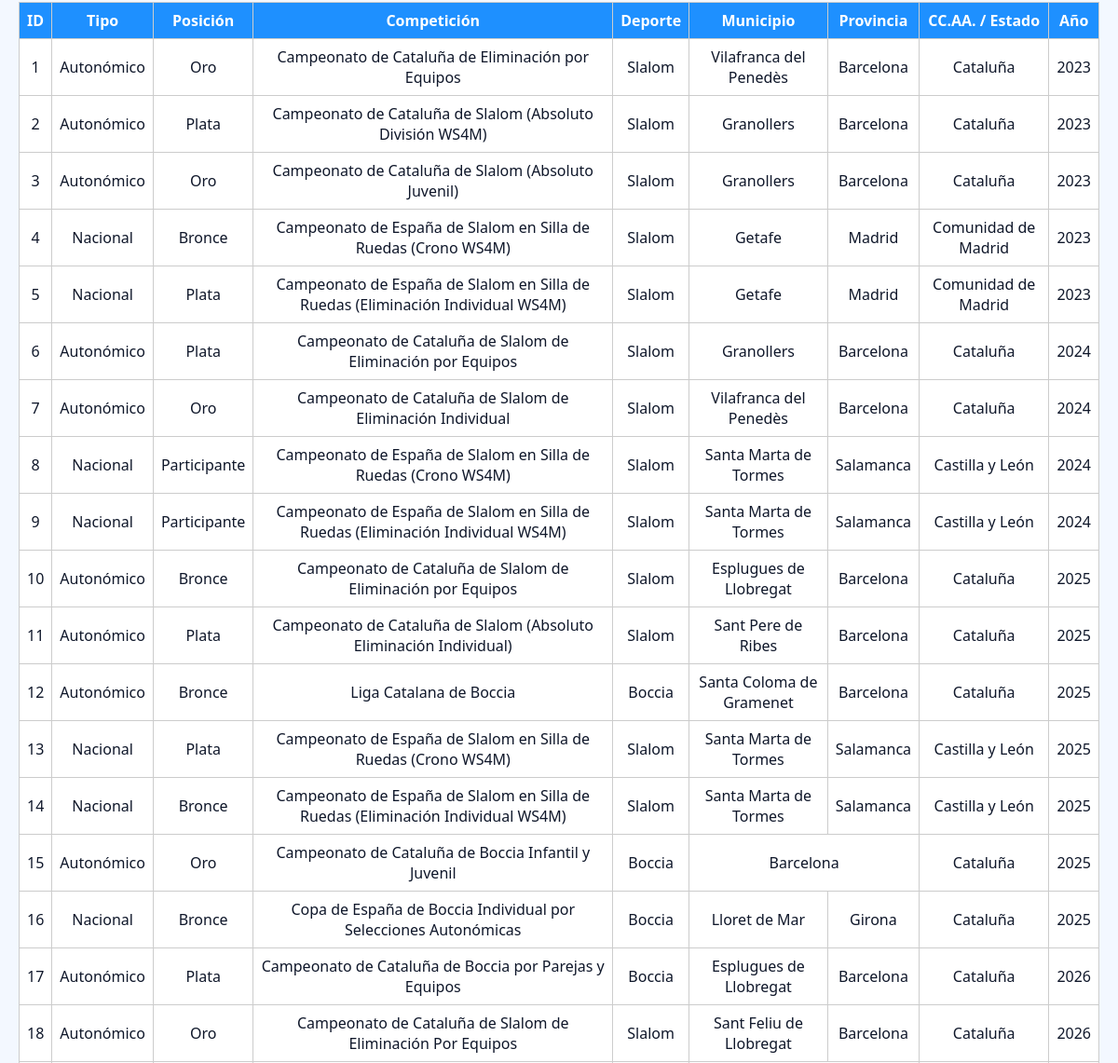
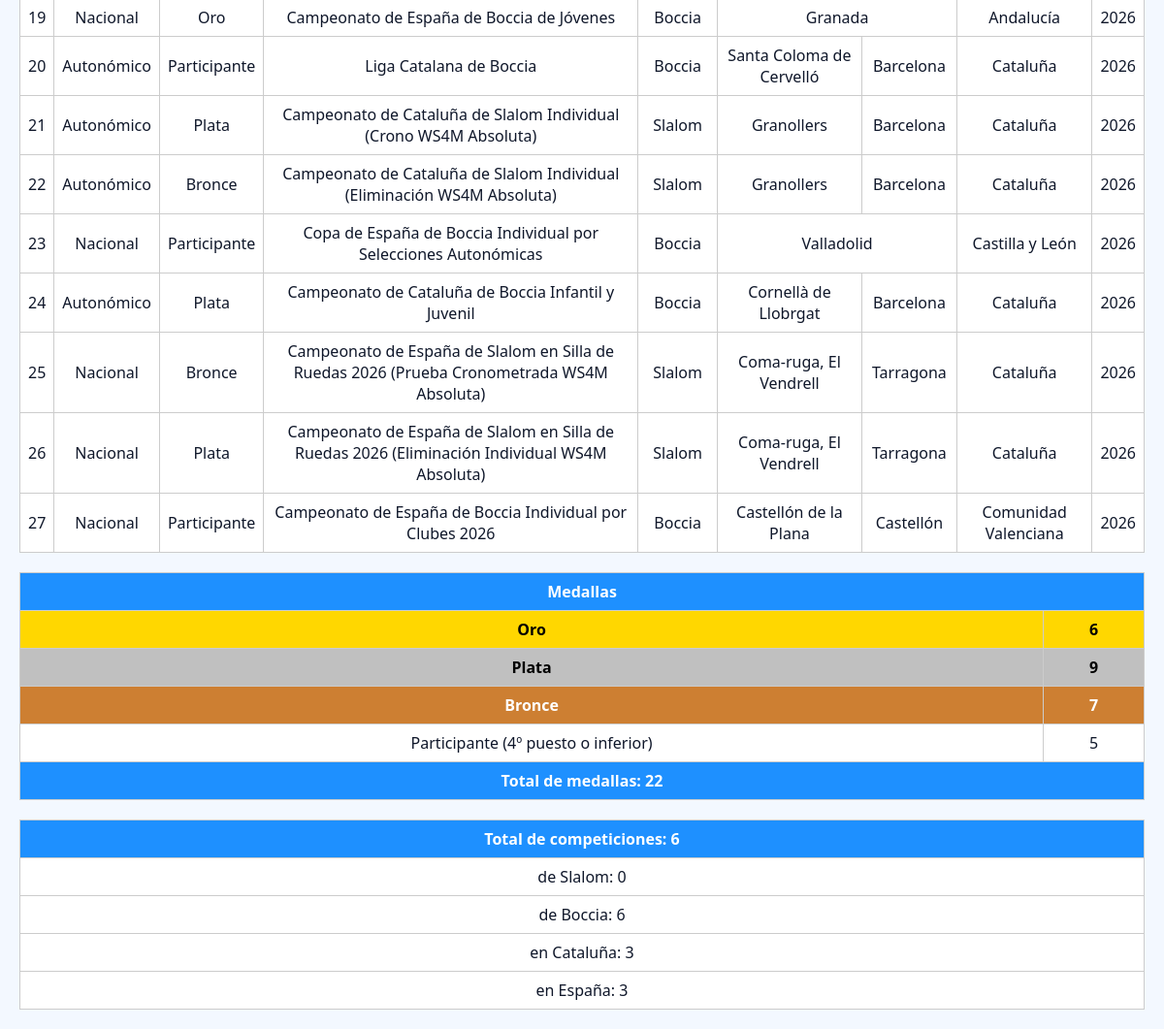
/medallero.php (lower part), run on an earlier commit of the app's database (2 pictures, top to bottom).
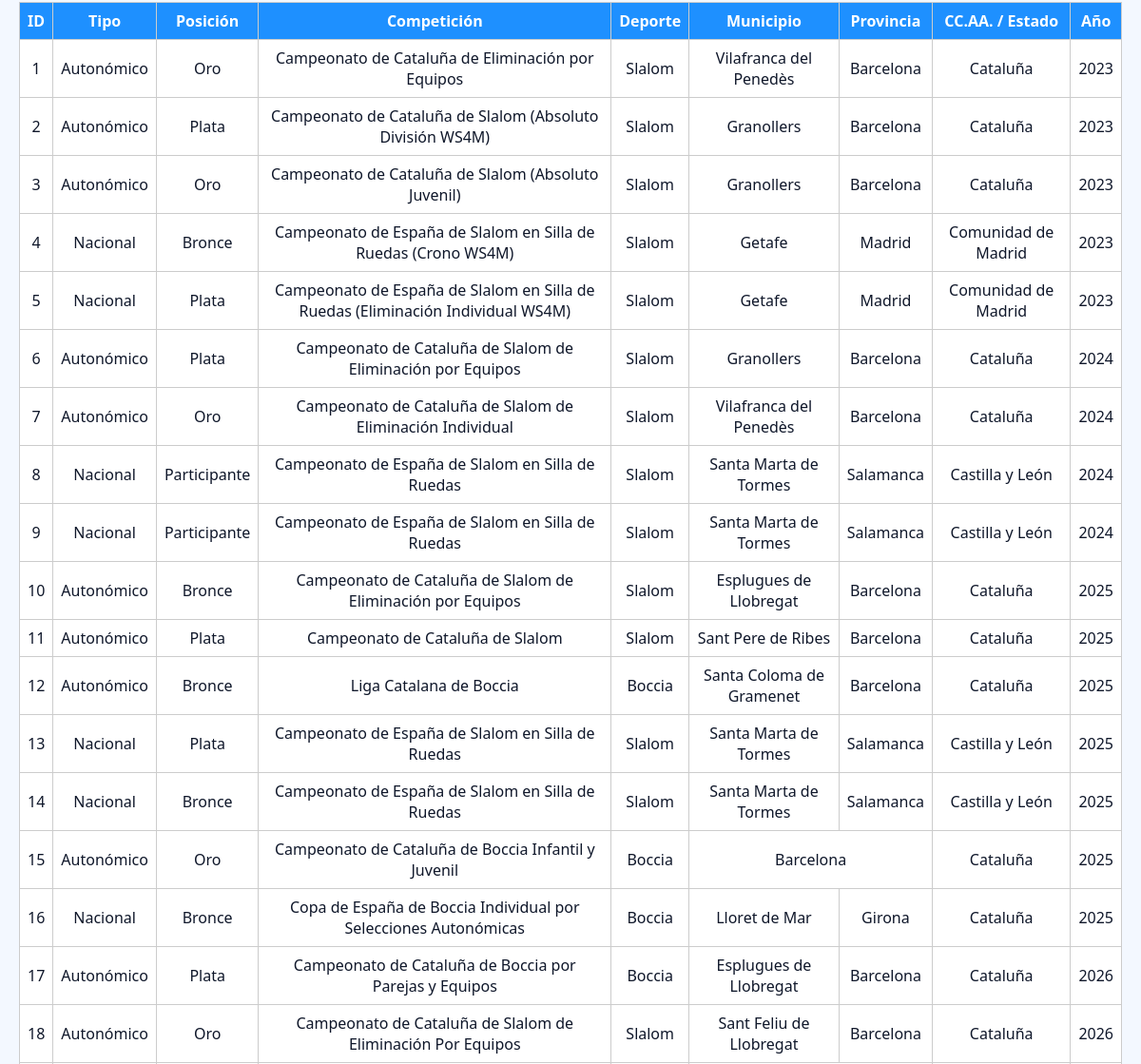
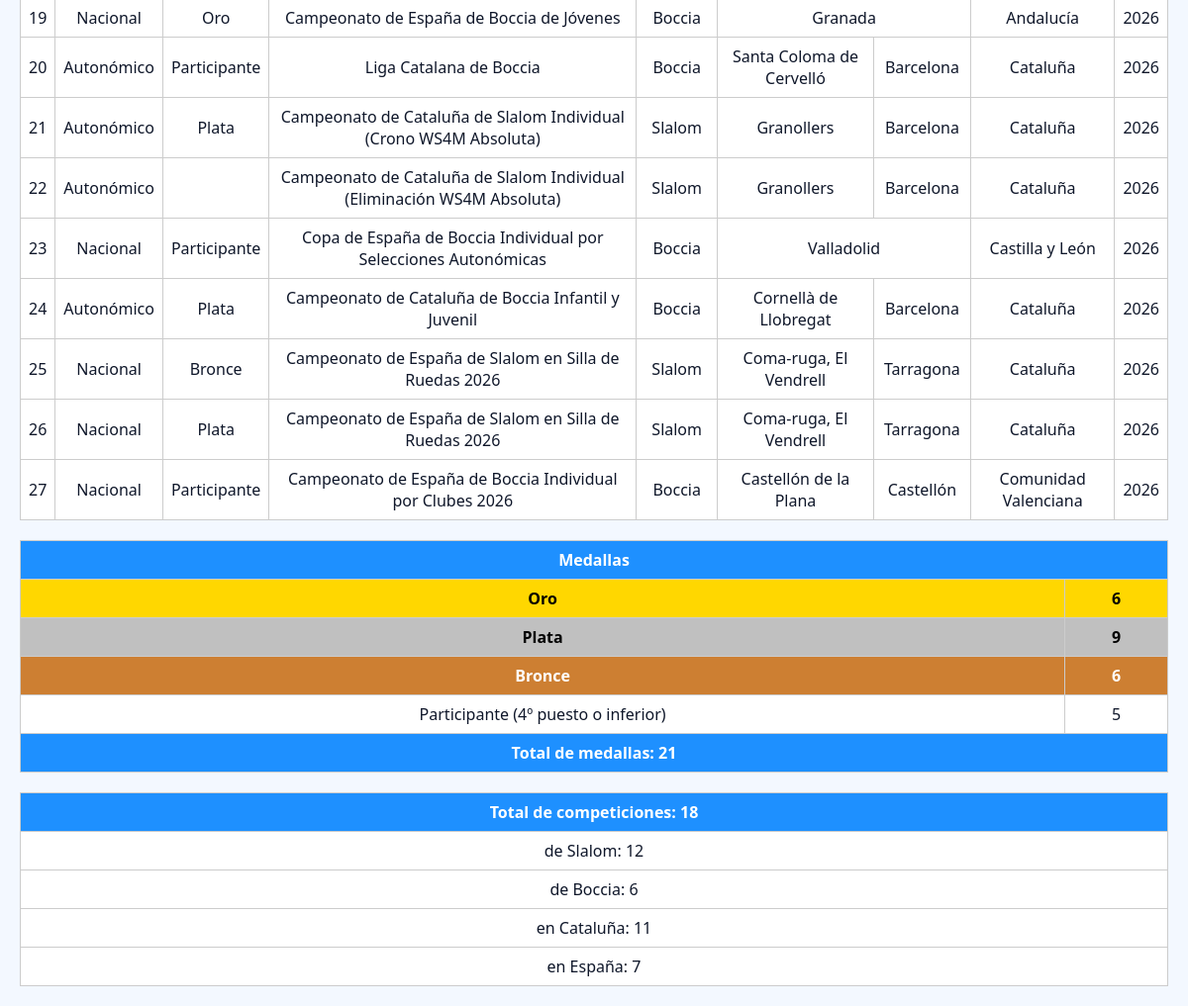
And on a later commit of the database (2 pictures, top to bottom).
### tables this page shows
CREATE TABLE medallas (
    id INT AUTO_INCREMENT PRIMARY KEY,
    tipo ENUM('Autonómico', 'Nacional', 'Internacional'),
    competicion VARCHAR(255),
    deporte VARCHAR(100),
    posicion ENUM('Oro', 'Plata', 'Bronce', 'Participante'),
    division VARCHAR(100) NULL,
    lugar VARCHAR(100),
    provincia VARCHAR(100),
    comunidad VARCHAR(100),
    pais VARCHAR(100),
    year YEAR
);

### funciones.php (called while the page is built, shortened)
<?php
function iconoMedalla($posicion)
{
    switch ($posicion) {
        default:
            return ucfirst($posicion);
    }
}
?>

### medallero.php (the view, shortened to what the changed rows need)
<?php include 'conexion.php';
include 'funciones.php'; ?>
<!DOCTYPE html>
<html>
<head>
    <link rel="stylesheet" href="css/index.css">
</head>
<body>
    <?php
    $where = " WHERE 1=1";
    $whereCompeticionesSlalom = " WHERE 1=1";
    $whereCompeticionesBoccia = " WHERE deporte = 'Boccia'";
    $sql = "SELECT * FROM medallas" . $where;
    $sqlResumen = "SELECT
        SUM(posicion = 'oro') AS oro,
        SUM(posicion = 'plata') AS plata,
        SUM(posicion = 'bronce') AS bronce,
        SUM(posicion IN ('participante')) AS total_participantes,
        SUM(posicion IN ('oro', 'plata', 'bronce')) AS total_medallas,
        (SELECT COUNT(DISTINCT competicion) FROM competiciones_slalom" . $whereCompeticionesSlalom . ") AS total_slalom,
        (SELECT COUNT(DISTINCT competicion) FROM medallas" . $whereCompeticionesBoccia . ") AS total_boccia,
        (SELECT COUNT(DISTINCT competicion) FROM competiciones_slalom" . $whereCompeticionesSlalom . " AND tipo = 'autonomico') AS total_catalunya_slalom,
        (SELECT COUNT(DISTINCT competicion) FROM medallas" . $whereCompeticionesBoccia . " AND tipo = 'autonomico') AS total_catalunya_boccia,
        (SELECT COUNT(DISTINCT competicion) FROM competiciones_slalom" . $whereCompeticionesSlalom . " AND tipo = 'nacional') AS total_espanna_slalom,
        (SELECT COUNT(DISTINCT competicion) FROM medallas" . $whereCompeticionesBoccia . " AND tipo = 'nacional') AS total_espanna_boccia,
        COUNT(*) AS total_registros
    FROM medallas" . $where . " AND posicion IN ('oro', 'plata', 'bronce', 'participante')";
    $resultado = $conexion->query($sql);
    if ($resultado->num_rows > 0): ?>
        <table>
            <tr>
                <th>ID</th>
                <th>Tipo</th>
                <th>Posición</th>
                <th>Competición</th>
                <th>Deporte</th>
                <th>Municipio</th>
                <th>Provincia</th>
                <th>CC.AA. / Estado</th>
                <th>Año</th>
            </tr>
            <?php while ($fila = $resultado->fetch_assoc()): ?>
                <tr>
                    <td><?php echo $fila['id']; ?></td>
                    <td><?php echo $fila['tipo']; ?></td>
                    <td class="<?php echo $fila['posicion']; ?>">
                        <?php echo iconoMedalla($fila['posicion']); ?>
                    </td>
                    <td><?php echo $fila['competicion']; ?></td>
                    <td><?php echo $fila['deporte']; ?></td>
                    <?php
                    if ($fila['lugar'] == $fila['provincia']) {
                        echo '<td colspan="2">' . $fila['lugar'] . '</td>';
                        echo '<td>' . $fila['comunidad'] . '</td>';
                    } elseif ($fila['provincia'] == $fila['comunidad']) {
                        echo '<td colspan="2">' . $fila['provincia'] . '</td>';
                    } else {
                        echo '<td>' . $fila['lugar'] . '</td>';
                        echo '<td>' . $fila['provincia'] . '</td>';
                        echo '<td>' . $fila['comunidad'] . '</td>';
                    }
                    ?>
                    <td><?php echo $fila['year']; ?></td>
                </tr>
            <?php endwhile; ?>
        </table>
    <?php else: ?>
        <p>No se han encontrado resultados</p>
    <?php endif; ?>
    <?php
    $resultado2 = $conexion->query($sqlResumen);
    $resumen = $resultado2 ? $resultado2->fetch_assoc() : null;
    if ($resumen):
        $total_competiciones_slalom = (int) $resumen['total_slalom'];
        $total_competiciones_boccia = (int) $resumen['total_boccia'];
        $total_competiciones_deportes = $total_competiciones_slalom + $total_competiciones_boccia;
        ?>
        <table>
            <tr>
                <th colspan="2">Medallas</th>
            </tr>
            <tr>
                <th class=oro>Oro</th>
                <td class=oro><?php echo (int) $resumen['oro']; ?></td>
            </tr>
            <tr>
                <th class=plata>Plata</th>
                <td class=plata><?php echo (int) $resumen['plata']; ?></td>
            </tr>
            <tr>
                <th class=bronce>Bronce</th>
                <td class=bronce><?php echo (int) $resumen['bronce']; ?></td>
            </tr>
            <tr>
                <td>Participante (4º puesto o inferior)</td>
                <td><?php echo (int) $resumen['total_participantes']; ?></td>
            </tr>
            <tr>
                <th colspan="2">Total de medallas: <?php echo (int) $resumen['total_medallas']; ?></th>
            </tr>
        </table>
        <table>
            <tr>
                <th>Total de competiciones: <?php echo $total_competiciones_deportes; ?></th>
            </tr>
            <tr>
                <td>de Slalom: <?php echo $total_competiciones_slalom; ?></td>
            </tr>
            <tr>
                <td>de Boccia: <?php echo $total_competiciones_boccia; ?></td>
            </tr>
            <tr>
                <td>en Cataluña: <?php echo ((int) $resumen['total_catalunya_slalom'] + (int) $resumen['total_catalunya_boccia']); ?></td>
            </tr>
            <tr>
                <td>en España: <?php echo ((int) $resumen['total_espanna_slalom'] + (int) $resumen['total_espanna_boccia']); ?></td>
            </tr>
        </table>
    <?php else: ?>
        <p>No se han encontrado resultados</p>
    <?php endif; ?>
</body>
</html>

What changed in the data, as far as the page shows it:
changed medallas id 8: competicion "Campeonato de España de Slalom en Silla de Ruedas (Crono WS4M)" → "Campeonato de España de Slalom en Silla de Ruedas"
changed medallas id 9: competicion "Campeonato de España de Slalom en Silla de Ruedas (Eliminación Individual WS4M)" → "Campeonato de España de Slalom en Silla de Ruedas"
changed medallas "Sant Pere de Ribes": competicion "Campeonato de Cataluña de Slalom (Absoluto Eliminación Individual)" → "Campeonato de Cataluña de Slalom"
changed medallas id 13: competicion "Campeonato de España de Slalom en Silla de Ruedas (Crono WS4M)" → "Campeonato de España de Slalom en Silla de Ruedas"
changed medallas id 14: competicion "Campeonato de España de Slalom en Silla de Ruedas (Eliminación Individual WS4M)" → "Campeonato de España de Slalom en Silla de Ruedas"
changed medallas "Campeonato de Cataluña de Slalom Individual (Eliminación WS4M Absoluta)": posicion "Bronce" → (not shown)
changed medallas id 24: lugar "Cornellà de Llobrgat" → "Cornellà de Llobregat"
changed medallas id 25: competicion "Campeonato de España de Slalom en Silla de Ruedas 2026 (Prueba Cronometrada WS4M Absoluta)" → "Campeonato de España de Slalom en Silla de Ruedas 2026"
changed medallas id 26: competicion "Campeonato de España de Slalom en Silla de Ruedas 2026 (Eliminación Individual WS4M Absoluta)" → "Campeonato de España de Slalom en Silla de Ruedas 2026"
Also different on the page:
$resumen['bronce']: "7" → "6"
$resumen['total_medallas']: "22" → "21"
$total_competiciones_deportes: "6" → "18"
$total_competiciones_slalom: "0" → "12"
text no longer shown: "3 3"
text now shown: "11 7"
